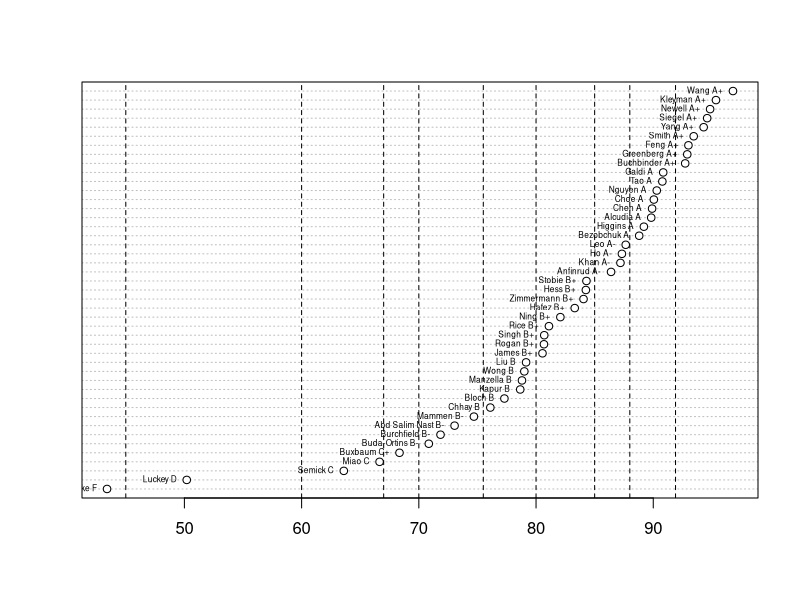

This chart was generated by the following R code:
tab=read.csv("grades_20131218.csv",stringsAsFactors=FALSE)

tab2=tab[,c(1,2,3,6)]
names(tab2)=tab2[1,]

tab2=tab2[-1,]

ii=tab[1,] %in% c("mid1","mid2","p1","p2","p3","p4","hw","participation","final","ext")
tab3=tab[,ii]

names(tab3)=tab3[1,]
tab3=tab3[-1,]

theTab=cbind(tab2,tab3)

mid1=as.integer(theTab$mid1)
smid1=((mid1-median(mid1))/mad(mid1))
gmid1=ifelse(smid1< -1, "D",
  ifelse(smid1< -0.5, "C",
         ifelse(smid1 < 0, "B-",
                ifelse(smid1< 0.5,"B",
                       ifelse(smid1<0.75,"B+",
                              ifelse(smid1<1,"A-",
                                     ifelse(smid1 < 1.2,"A", "A+")))))))

cutoffs=c(-1,-0.5,0,0.5,0.75,1,1.2)
cutoffs*mad(mid1) + median(mid1)

                             
theTab$gmid1=factor(gmid1,levels=c("D","C","B-","B","B+","A-","A","A+"))

mid2=as.integer(theTab$mid2)
smid2=((mid2-median(mid2))/mad(mid2))

gmid2=ifelse(smid2< -3, "F",
  ifelse(smid2 < -2, "D",
  ifelse(smid2< -1, "C",
         ifelse(smid2 < -0.5, "B-",
                ifelse(smid2< 0,"B",
                       ifelse(smid2<0.5,"B+",
                              ifelse(smid2<1,"A-",
                                     ifelse(smid2 < 1.5,"A", "A+"))))))))

theTab$gmid2=factor(gmid2,levels=c("F","D","C","B-","B","B+","A-","A","A+"))

cutoffs=c(-3,-2,-1,-0.5,0,0.5,1,1.5)
cutoffs*mad(mid2) + median(mid2)

scoreMap <- c(50,65,75,80,85,88,90,95,98)
names(scoreMap) <- levels(theTab$gmid2)

theTab$smid1 <- scoreMap[as.character(theTab$gmid1)]
theTab$smid2 <- scoreMap[as.character(theTab$gmid2)]

theTab$part <- as.integer(theTab$part) * 20
theTab$p3 <- as.integer(theTab$p3) / 40 * 100

final=as.integer(theTab$final)
sfinal <- ((final-median(final))/mad(final))

gfinal=ifelse(sfinal< -3, "F",
  ifelse(sfinal < -1.5, "D",
  ifelse(sfinal< -.5, "C",
         ifelse(sfinal < -0.25, "B-",
                ifelse(sfinal< 0.25,"B",
                       ifelse(sfinal<0.5,"B+",
                              ifelse(sfinal<.75,"A-",
                                     ifelse(sfinal < 1.25,"A", "A+"))))))))
theTab$gfinal=factor(gfinal,levels=c("F","D","C","B-","B","B+","A-","A","A+"))
theTab$sfinal=scoreMap[as.character(theTab$gfinal)]

# fix Sal's by hand
theTab$p4[1] <- 73

# fix P. Liu's by hand
ii <- which(theTab$Dir == "pliu416")
theTab$p4[ii] <- 58

# fix J. Wang's
ii <- which(theTab$Dir == "jxwang")
theTab$p3[ii] <- 100

ii <- c("smid1","smid2","sfinal","p1","p2","p3","p4","hw","part","ext")

theScores <- as.matrix(theTab[,ii])
theScores <- matrix(as.integer(theScores),nr=nrow(theScores))


w1 <- c(.15,.15,.2,.1,.1,.05,.05,.15,.05)
theTab$finalGrade1 <- rowSums(sweep(theScores[,-10],2,w1,"*"))/sum(w1) + theScores[,10]

w2 <- c(.125,.125,.15,.1,.1,.1,.1,.15,.05)
theTab$finalGrade2 <- rowSums(sweep(theScores[,-10],2,w2,"*"))/sum(w2) + theScores[,10]

theTab$finalGrade <- pmax(theTab$finalGrade1,theTab$finalGrade2)

cutoffs=c(100,91.9,88,85,80,75.5,70,67,60,45,0)
grades=cut(theTab$finalGrade,breaks=rev(cutoffs))
levels(grades) <- c("F","D","C","C+","B-","B","B+","A-","A","A+")

pdf("grades.pdf")
o <- order(theTab$finalGrade)
with(theTab,{
  dotchart(finalGrade[o])
  text(finalGrade[o],seq(along=finalGrade),paste(theTab[o,1],grades[o]),cex=.5,pos=2)
})
abline(v=cutoffs,lty=2)
dev.off()

finalTab=data.frame(theTab[,1:4],theTab$finalGrade,grades)
write.csv(finalTab,file="CMSC423_201301_finalGrades.csv")

bigTab=data.frame(theTab[,1:4],theTab$finalGrade,grades,theTab[,c("gmid1","gmid2","gfinal","p1","p2","p3","p4","hw","part","ext")])
write.csv(bigTab,file="CMSC423_201301_allGrades.csv")




####
hwTab=read.csv("hw_grades.csv",stringsAsFactors=FALSE)
hwCols=6:15
hwScores=as.matrix(hwTab[,hwCols])

# count the number not submitted
nMissed <- rowSums(is.na(hwScores))

for (i in 2:nrow(hwScores)) {
  isMissed <- is.na(hwScores[i,])

  if (nMissed[i] < 2) {
    # find the worst scores
    scores <- hwScores[i,!isMissed] / hwScores[1,!isMissed]
    nDrop <- 2-nMissed[i]
    idxDrop <- which(!isMissed)[order(scores)[1:nDrop]]
    hwScores[i,idxDrop] <- NA
    next
  }

  iMissed <- which(isMissed)
  # set all but the two highest weight missing to 0
  iSkip <- order(hwScores[1,iMissed],decreasing=FALSE)[1:2]
  hwScores[i,iMissed[-iSkip]] <- 0
}

hwPct <- sapply(2:nrow(hwScores), function(i) {
  sum(hwScores[i, !is.na(hwScores[i,])]) / sum(hwScores[1,!is.na(hwScores[i,])])
})

hwGrade=cbind(hwTab[-1,c(1,3,4)], hwPct=round(100*(hwPct)))

upGrade=data.frame(id=hwGrade[,3],ass="hw",hwGrade[,4],com="")
write.table(upGrade,file="hw_upload.csv",row.names=FALSE,col.names=FALSE,sep=",",quote=FALSE)
